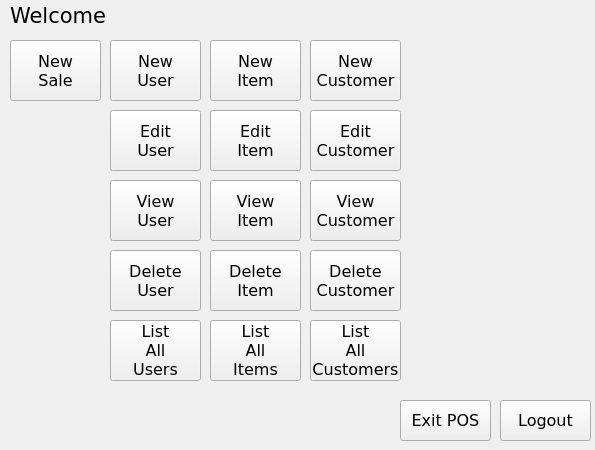
<?xml version="1.0" encoding="UTF-8"?>
<ui version="4.0">
 <class>AdminView</class>
 <widget class="QDialog" name="AdminView">
  <property name="geometry">
   <rect>
    <x>0</x>
    <y>0</y>
    <width>595</width>
    <height>450</height>
   </rect>
  </property>
  <property name="windowTitle">
   <string>Admin View</string>
  </property>
  <widget class="QToolButton" name="btnNewSale">
   <property name="geometry">
    <rect>
     <x>10</x>
     <y>40</y>
     <width>91</width>
     <height>61</height>
    </rect>
   </property>
   <property name="font">
    <font>
     <family>Bitstream Vera Sans</family>
     <pointsize>12</pointsize>
    </font>
   </property>
   <property name="layoutDirection">
    <enum>Qt::LeftToRight</enum>
   </property>
   <property name="autoFillBackground">
    <bool>false</bool>
   </property>
   <property name="text">
    <string>New
Sale</string>
   </property>
   <property name="toolButtonStyle">
    <enum>Qt::ToolButtonTextOnly</enum>
   </property>
  </widget>
  <widget class="QToolButton" name="btnLogout">
   <property name="geometry">
    <rect>
     <x>500</x>
     <y>400</y>
     <width>91</width>
     <height>41</height>
    </rect>
   </property>
   <property name="font">
    <font>
     <family>Bitstream Vera Sans</family>
     <pointsize>12</pointsize>
    </font>
   </property>
   <property name="layoutDirection">
    <enum>Qt::LeftToRight</enum>
   </property>
   <property name="autoFillBackground">
    <bool>false</bool>
   </property>
   <property name="text">
    <string>Logout</string>
   </property>
   <property name="toolButtonStyle">
    <enum>Qt::ToolButtonTextOnly</enum>
   </property>
  </widget>
  <widget class="QToolButton" name="btnExitApp">
   <property name="geometry">
    <rect>
     <x>400</x>
     <y>400</y>
     <width>91</width>
     <height>41</height>
    </rect>
   </property>
   <property name="font">
    <font>
     <family>Bitstream Vera Sans</family>
     <pointsize>12</pointsize>
    </font>
   </property>
   <property name="layoutDirection">
    <enum>Qt::LeftToRight</enum>
   </property>
   <property name="autoFillBackground">
    <bool>false</bool>
   </property>
   <property name="text">
    <string>Exit POS</string>
   </property>
   <property name="toolButtonStyle">
    <enum>Qt::ToolButtonTextOnly</enum>
   </property>
  </widget>
  <widget class="QLabel" name="lblWelcome">
   <property name="geometry">
    <rect>
     <x>10</x>
     <y>0</y>
     <width>371</width>
     <height>31</height>
    </rect>
   </property>
   <property name="font">
    <font>
     <family>Bitstream Vera Sans</family>
     <pointsize>16</pointsize>
    </font>
   </property>
   <property name="text">
    <string>Welcome</string>
   </property>
  </widget>
  <widget class="QToolButton" name="btnNewUser">
   <property name="geometry">
    <rect>
     <x>110</x>
     <y>40</y>
     <width>91</width>
     <height>61</height>
    </rect>
   </property>
   <property name="font">
    <font>
     <family>Bitstream Vera Sans</family>
     <pointsize>12</pointsize>
    </font>
   </property>
   <property name="layoutDirection">
    <enum>Qt::LeftToRight</enum>
   </property>
   <property name="autoFillBackground">
    <bool>false</bool>
   </property>
   <property name="text">
    <string>New
User</string>
   </property>
   <property name="toolButtonStyle">
    <enum>Qt::ToolButtonTextOnly</enum>
   </property>
  </widget>
  <widget class="QToolButton" name="btnEditUser">
   <property name="geometry">
    <rect>
     <x>110</x>
     <y>110</y>
     <width>91</width>
     <height>61</height>
    </rect>
   </property>
   <property name="font">
    <font>
     <family>Bitstream Vera Sans</family>
     <pointsize>12</pointsize>
    </font>
   </property>
   <property name="layoutDirection">
    <enum>Qt::LeftToRight</enum>
   </property>
   <property name="autoFillBackground">
    <bool>false</bool>
   </property>
   <property name="text">
    <string>Edit
User</string>
   </property>
   <property name="toolButtonStyle">
    <enum>Qt::ToolButtonTextOnly</enum>
   </property>
  </widget>
  <widget class="QToolButton" name="btnViewUser">
   <property name="geometry">
    <rect>
     <x>110</x>
     <y>180</y>
     <width>91</width>
     <height>61</height>
    </rect>
   </property>
   <property name="font">
    <font>
     <family>Bitstream Vera Sans</family>
     <pointsize>12</pointsize>
    </font>
   </property>
   <property name="layoutDirection">
    <enum>Qt::LeftToRight</enum>
   </property>
   <property name="autoFillBackground">
    <bool>false</bool>
   </property>
   <property name="text">
    <string>View
User</string>
   </property>
   <property name="toolButtonStyle">
    <enum>Qt::ToolButtonTextOnly</enum>
   </property>
  </widget>
  <widget class="QToolButton" name="btnDeleteUser">
   <property name="geometry">
    <rect>
     <x>110</x>
     <y>250</y>
     <width>91</width>
     <height>61</height>
    </rect>
   </property>
   <property name="font">
    <font>
     <family>Bitstream Vera Sans</family>
     <pointsize>12</pointsize>
    </font>
   </property>
   <property name="layoutDirection">
    <enum>Qt::LeftToRight</enum>
   </property>
   <property name="autoFillBackground">
    <bool>false</bool>
   </property>
   <property name="text">
    <string>Delete
User</string>
   </property>
   <property name="toolButtonStyle">
    <enum>Qt::ToolButtonTextOnly</enum>
   </property>
  </widget>
  <widget class="QToolButton" name="btnListAllUsers">
   <property name="geometry">
    <rect>
     <x>110</x>
     <y>320</y>
     <width>91</width>
     <height>61</height>
    </rect>
   </property>
   <property name="font">
    <font>
     <family>Bitstream Vera Sans</family>
     <pointsize>12</pointsize>
    </font>
   </property>
   <property name="layoutDirection">
    <enum>Qt::LeftToRight</enum>
   </property>
   <property name="autoFillBackground">
    <bool>false</bool>
   </property>
   <property name="text">
    <string>List
All
Users</string>
   </property>
   <property name="toolButtonStyle">
    <enum>Qt::ToolButtonTextOnly</enum>
   </property>
  </widget>
  <widget class="QToolButton" name="btnViewItem">
   <property name="geometry">
    <rect>
     <x>210</x>
     <y>180</y>
     <width>91</width>
     <height>61</height>
    </rect>
   </property>
   <property name="font">
    <font>
     <family>Bitstream Vera Sans</family>
     <pointsize>12</pointsize>
    </font>
   </property>
   <property name="layoutDirection">
    <enum>Qt::LeftToRight</enum>
   </property>
   <property name="autoFillBackground">
    <bool>false</bool>
   </property>
   <property name="text">
    <string>View
Item</string>
   </property>
   <property name="toolButtonStyle">
    <enum>Qt::ToolButtonTextOnly</enum>
   </property>
  </widget>
  <widget class="QToolButton" name="btnNewItem">
   <property name="geometry">
    <rect>
     <x>210</x>
     <y>40</y>
     <width>91</width>
     <height>61</height>
    </rect>
   </property>
   <property name="font">
    <font>
     <family>Bitstream Vera Sans</family>
     <pointsize>12</pointsize>
    </font>
   </property>
   <property name="layoutDirection">
    <enum>Qt::LeftToRight</enum>
   </property>
   <property name="autoFillBackground">
    <bool>false</bool>
   </property>
   <property name="text">
    <string>New
Item</string>
   </property>
   <property name="toolButtonStyle">
    <enum>Qt::ToolButtonTextOnly</enum>
   </property>
  </widget>
  <widget class="QToolButton" name="btnEditItem">
   <property name="geometry">
    <rect>
     <x>210</x>
     <y>110</y>
     <width>91</width>
     <height>61</height>
    </rect>
   </property>
   <property name="font">
    <font>
     <family>Bitstream Vera Sans</family>
     <pointsize>12</pointsize>
    </font>
   </property>
   <property name="layoutDirection">
    <enum>Qt::LeftToRight</enum>
   </property>
   <property name="autoFillBackground">
    <bool>false</bool>
   </property>
   <property name="text">
    <string>Edit
Item</string>
   </property>
   <property name="toolButtonStyle">
    <enum>Qt::ToolButtonTextOnly</enum>
   </property>
  </widget>
  <widget class="QToolButton" name="btnDeleteItem">
   <property name="geometry">
    <rect>
     <x>210</x>
     <y>250</y>
     <width>91</width>
     <height>61</height>
    </rect>
   </property>
   <property name="font">
    <font>
     <family>Bitstream Vera Sans</family>
     <pointsize>12</pointsize>
    </font>
   </property>
   <property name="layoutDirection">
    <enum>Qt::LeftToRight</enum>
   </property>
   <property name="autoFillBackground">
    <bool>false</bool>
   </property>
   <property name="text">
    <string>Delete
Item</string>
   </property>
   <property name="toolButtonStyle">
    <enum>Qt::ToolButtonTextOnly</enum>
   </property>
  </widget>
  <widget class="QToolButton" name="btnListAllItems">
   <property name="geometry">
    <rect>
     <x>210</x>
     <y>320</y>
     <width>91</width>
     <height>61</height>
    </rect>
   </property>
   <property name="font">
    <font>
     <family>Bitstream Vera Sans</family>
     <pointsize>12</pointsize>
    </font>
   </property>
   <property name="layoutDirection">
    <enum>Qt::LeftToRight</enum>
   </property>
   <property name="autoFillBackground">
    <bool>false</bool>
   </property>
   <property name="text">
    <string>List
All
Items</string>
   </property>
   <property name="toolButtonStyle">
    <enum>Qt::ToolButtonTextOnly</enum>
   </property>
  </widget>
  <widget class="QToolButton" name="btnEditCustomer">
   <property name="geometry">
    <rect>
     <x>310</x>
     <y>110</y>
     <width>91</width>
     <height>61</height>
    </rect>
   </property>
   <property name="font">
    <font>
     <family>Bitstream Vera Sans</family>
     <pointsize>12</pointsize>
    </font>
   </property>
   <property name="layoutDirection">
    <enum>Qt::LeftToRight</enum>
   </property>
   <property name="autoFillBackground">
    <bool>false</bool>
   </property>
   <property name="text">
    <string>Edit
Customer</string>
   </property>
   <property name="toolButtonStyle">
    <enum>Qt::ToolButtonTextOnly</enum>
   </property>
  </widget>
  <widget class="QToolButton" name="btnNewCustomer">
   <property name="geometry">
    <rect>
     <x>310</x>
     <y>40</y>
     <width>91</width>
     <height>61</height>
    </rect>
   </property>
   <property name="font">
    <font>
     <family>Bitstream Vera Sans</family>
     <pointsize>12</pointsize>
    </font>
   </property>
   <property name="layoutDirection">
    <enum>Qt::LeftToRight</enum>
   </property>
   <property name="autoFillBackground">
    <bool>false</bool>
   </property>
   <property name="text">
    <string>New
Customer</string>
   </property>
   <property name="toolButtonStyle">
    <enum>Qt::ToolButtonTextOnly</enum>
   </property>
  </widget>
  <widget class="QToolButton" name="btnViewCustomer">
   <property name="geometry">
    <rect>
     <x>310</x>
     <y>180</y>
     <width>91</width>
     <height>61</height>
    </rect>
   </property>
   <property name="font">
    <font>
     <family>Bitstream Vera Sans</family>
     <pointsize>12</pointsize>
    </font>
   </property>
   <property name="layoutDirection">
    <enum>Qt::LeftToRight</enum>
   </property>
   <property name="autoFillBackground">
    <bool>false</bool>
   </property>
   <property name="text">
    <string>View
Customer</string>
   </property>
   <property name="toolButtonStyle">
    <enum>Qt::ToolButtonTextOnly</enum>
   </property>
  </widget>
  <widget class="QToolButton" name="btnListAllCustomers">
   <property name="geometry">
    <rect>
     <x>310</x>
     <y>320</y>
     <width>91</width>
     <height>61</height>
    </rect>
   </property>
   <property name="font">
    <font>
     <family>Bitstream Vera Sans</family>
     <pointsize>12</pointsize>
    </font>
   </property>
   <property name="layoutDirection">
    <enum>Qt::LeftToRight</enum>
   </property>
   <property name="autoFillBackground">
    <bool>false</bool>
   </property>
   <property name="text">
    <string>List
All
Customers</string>
   </property>
   <property name="toolButtonStyle">
    <enum>Qt::ToolButtonTextOnly</enum>
   </property>
  </widget>
  <widget class="QToolButton" name="btnDeleteCustomer">
   <property name="geometry">
    <rect>
     <x>310</x>
     <y>250</y>
     <width>91</width>
     <height>61</height>
    </rect>
   </property>
   <property name="font">
    <font>
     <family>Bitstream Vera Sans</family>
     <pointsize>12</pointsize>
    </font>
   </property>
   <property name="layoutDirection">
    <enum>Qt::LeftToRight</enum>
   </property>
   <property name="autoFillBackground">
    <bool>false</bool>
   </property>
   <property name="text">
    <string>Delete
Customer</string>
   </property>
   <property name="toolButtonStyle">
    <enum>Qt::ToolButtonTextOnly</enum>
   </property>
  </widget>
 </widget>
 <tabstops>
  <tabstop>btnNewSale</tabstop>
  <tabstop>btnNewUser</tabstop>
  <tabstop>btnEditUser</tabstop>
  <tabstop>btnViewUser</tabstop>
  <tabstop>btnDeleteUser</tabstop>
  <tabstop>btnListAllUsers</tabstop>
  <tabstop>btnNewItem</tabstop>
  <tabstop>btnEditItem</tabstop>
  <tabstop>btnViewItem</tabstop>
  <tabstop>btnDeleteItem</tabstop>
  <tabstop>btnListAllItems</tabstop>
  <tabstop>btnNewCustomer</tabstop>
  <tabstop>btnEditCustomer</tabstop>
  <tabstop>btnViewCustomer</tabstop>
  <tabstop>btnDeleteCustomer</tabstop>
  <tabstop>btnListAllCustomers</tabstop>
  <tabstop>btnExitApp</tabstop>
  <tabstop>btnLogout</tabstop>
 </tabstops>
 <resources/>
 <connections/>
</ui>
